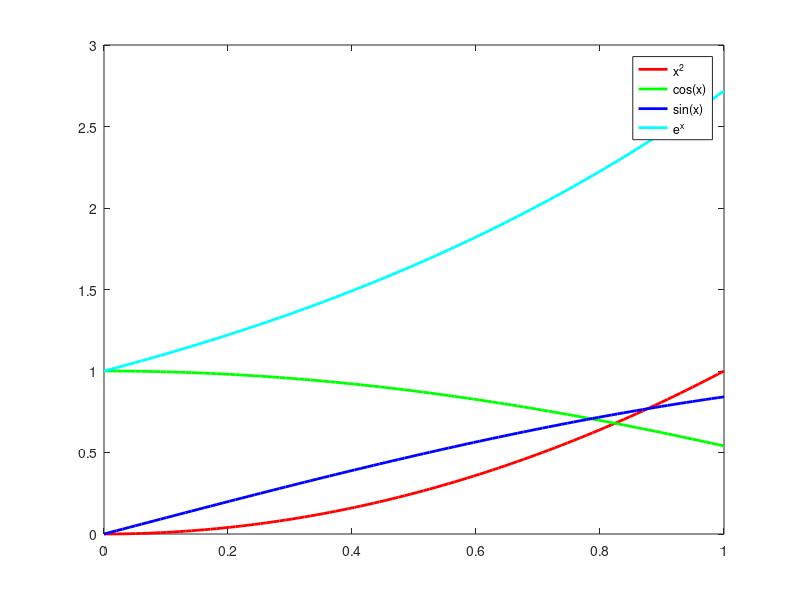

Write the MATLAB code that produced this figure.
clc
clear all
x=linspace(0,1,100);
plot(x, x.^2,'r', 'LineWidth',2.0)
hold on
plot(x, cos(x),'g', 'LineWidth',2.0)
hold on
plot(x, sin(x),'b', 'LineWidth',2.0)
hold on
plot(x, exp(x),'c', 'LineWidth',2.0)
legend('x^2', 'cos(x)' , 'sin(x)', 'e^{x}')